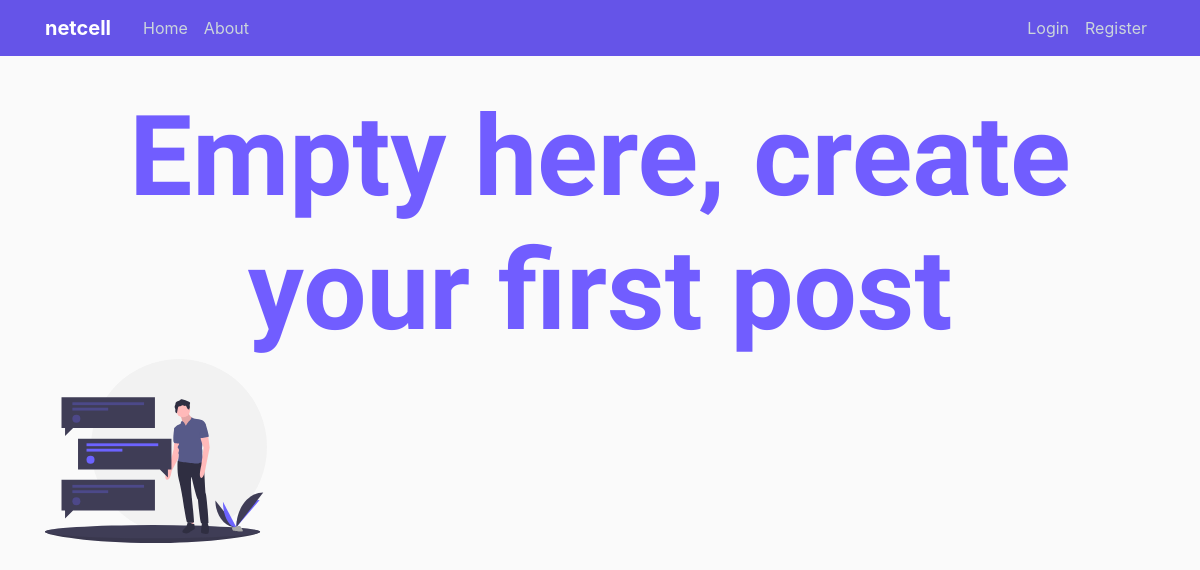
Before: / with the older database file.
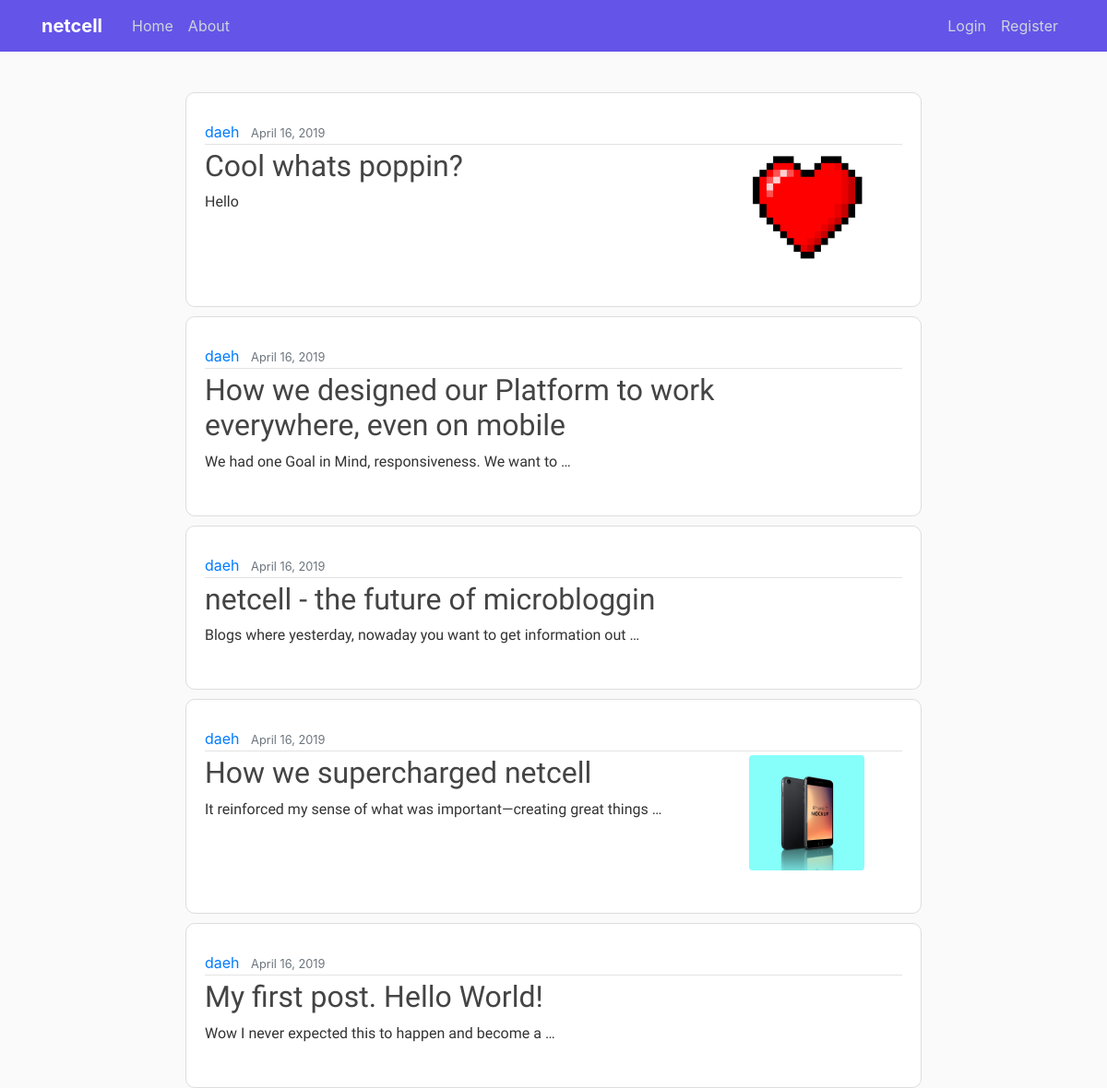
After: the same page with the newer database file.
### blog/models.py (models this page shows, shortened)
class Post(models.Model):
    title = models.CharField(max_length=100)
    content = models.TextField()
    image = models.ImageField(default="default.jpg", upload_to='post_pics')
    date_posted = models.DateTimeField(default=timezone.now)
    author = models.ForeignKey(User, on_delete=models.CASCADE)

### blog/views.py (the view)
# urls.py: path('', PostListView.as_view(), name="blog-home"),
class PostListView(ListView):
    model = Post
    template_name = 'blog/home.html'
    context_object_name = 'posts'
    ordering = ['-date_posted']
    paginate_by = 10

### blog/templates/blog/home.html (shortened to what this page needs)
{% extends "blog/base.html" %}
{% load static %}
{% block content %}
{% if posts.count == 0%}
<h1 id="values">Empty here, create your first post</h1>
<div class="col"><img class="empty" src="{% static 'assets/post.svg' %}" alt="login svg"></div>
{% endif%}
{% for post in posts %}
<article class="media content-section">
    <div class="media-body">
        <div class="article-metadata">
            <a class="mr-2" href="{% url 'user-posts' post.author.username %}">{{ post.author }}</a>
            <small class="text-muted">{{ post.date_posted|date:"F d, Y" }}</small>
        </div>
        <div class="row">
            <div class="col-sm-9">
                <h2><a class="article-title" href="{% url 'post-detail' post.id %}">{{ post.title }}</a></h2>
                <p class="article-content">{{ post.content|truncatewords:"10" }}</p>
            </div>
            {% if not post.image.url == "/media/default.jpg" %}
            <div class="col-sm-3">
                <img class="rounded account-img img-fluid" src="{{ post.image.url }}">
            </div>
            {% endif %}
        </div>
    </div>
</article>
{% endfor %}
{% endblock %}

### blog/templates/blog/base.html (shortened to what this page needs)
{% load static %}
<html lang="en">
<head>
  <link rel="stylesheet" href="https://code.getmdl.io/1.3.0/material.pink-deep_purple.min.css" />
  <link rel="stylesheet" href="https://maxcdn.bootstrapcdn.com/bootstrap/4.0.0/css/bootstrap.min.css"
>
  <link rel="stylesheet" href="{% static 'blog/main.css' %}">
</head>
<body>
  <header class="site-header">
    <nav class="navbar navbar-expand-md navbar-dark bg-steel fixed-top">
      <div class="container">
        <a class="navbar-brand mr-4 font-weight-bold" href="{% url 'blog-home' %}">netcell</a>
        <div class="collapse navbar-collapse" id="navbarToggle">
          <div class="navbar-nav mr-auto">
            <a class="nav-item nav-link" href="{% url 'blog-home' %}">Home</a>
            <a class="nav-item nav-link" href="{% url 'blog-about' %}">About</a>
          </div>
          <div class="navbar-nav">
            {% if user.is_authenticated %}
            <a class="nav-item nav-link" href="{% url 'post-create' %}">New Post</a>
            <a class="nav-item nav-link" href="{% url 'profile' %}">Profile</a>
            <a class="nav-item nav-link" href="{% url 'logout' %}">Logout</a>
            {% else %}
            <a class="nav-item nav-link" href="{% url 'login' %}">Login</a>
            <a class="nav-item nav-link" href="{% url 'register' %}">Register</a>
            {% endif %}
          </div>
        </div>
      </div>
    </nav>
  </header>
  <main role="main" class="container">
    <div class="row">
      <div class="center">
        {% block content %}{% endblock %}
      </div>
    </div>
  </main>
</body>
</html>

### blog/static/blog/main.css (style rules this page uses)
body { background: #fafafa; color: #333333; margin-top: 5rem; }
h1, h2, h3, h4, h5, h6 { color: #444444; font-family: 'Heebo', sans-serif; }
.bg-steel { background-color: #6554e8; }
.site-header .navbar-nav .nav-link { color: #cbd5db; }
.content-section { background: #ffffff; padding: 30px 20px; border: 1px solid #dddddd; border-radius: 10px; margin-bottom: 20px; width: 70%; min-width: 70%; margin: 10 auto auto auto }
.center { margin: 10 auto auto auto; width: 100%; }
.article-title { color: #444444; font-family: 'Heebo', sans-serif; }
.article-content { white-space: pre-line; font-family: 'Heebo', sans-serif; }
.article-metadata { padding-bottom: 1px; margin-bottom: 4px; border-bottom: 1px solid #e3e3e3 }
.account-img { height: 125px; width: 125px; margin-right: 20px; margin-bottom: 16px; }

Changed rows visible on the page:
added Post: author "daeh", date_posted "April 16, 2019", title "Cool whats poppin?", content "Hello", image (picture)
added Post: author "daeh", date_posted "April 16, 2019", title "How we designed our Platform to work everywhere, even on mobile", content "We had one Goal in Mind, responsiveness. We want to …"
added Post: author "daeh", date_posted "April 16, 2019", title "netcell - the future of microbloggin", content "Blogs where yesterday, nowaday you want to get information out …"
added Post: author "daeh", date_posted "April 16, 2019", title "How we supercharged netcell", content "It reinforced my sense of what was important—creating great things …", image (picture)
added Post: author "daeh", date_posted "April 16, 2019", title "My first post. Hello World!", content "Wow I never expected this to happen and become a …"
Other visible differences:
text no longer shown: "Empty here, create your first post"
